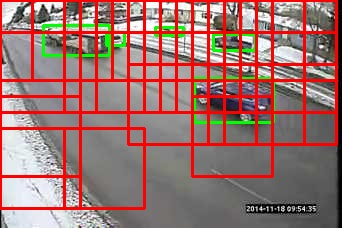
#> input picture svm_localization/00000000_svm.jpg, 342 x 228 px, given as the content of the folder ./MIO-TCD-Localization/train, which was not available
$ jupyter execute --allow-errors Localization_SVM.ipynb   (text cells are left out)
#> lines starting #> are read from the running program, lines starting #| are printed output that depends on the picture
[cell 1]
import cv2
import numpy as np
import matplotlib.pyplot as plt
import os
import csv
import time
import imutils
import csv
from scipy.spatial import distance
#> (the rest of this cell did not finish here and is left out)

#> (a cell that did not finish here is left out)

[cell 3]
# Extract ground truth localization values from gt_train.csv
ground_truth_id = []
ground_truth_class = []
ground_truth_coordinates = []

#> (the rest of this cell did not finish here and is left out)

[cell 4]
# [47 lines left out: function getHogFeatures, not called in this run]

[cell 5]
# [24 lines left out: function calculate_dice_coefficient, not called in this run]

[cell 6]
# extract images from localization MIO-TCD-Localization dataset
def extract_localization_images(path, extracted_images, extracted_value, image_ids):
#> called with path = './MIO-TCD-Localization/train', extracted_value = 500
    extracted_count = 0

    for file in os.listdir(path):
        if (extracted_count < extracted_value):
            img = cv2.cvtColor(cv2.imread(os.path.join(path + "/" + file)), cv2.COLOR_BGR2GRAY)
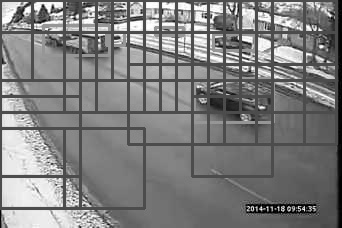
#> img: shape (228, 342); min 0, max 255, mean 126.8
            extracted_images.append(img)
            extracted_count = extracted_count + 1
            image_ids.append(""+file[:-4])
        else:
            break

    return extracted_images


$ run again, on svm_localization/00000014_svm.jpg
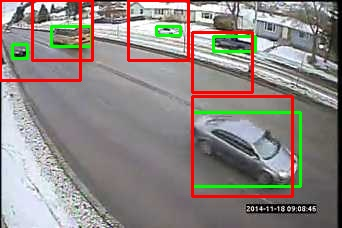
#> input picture svm_localization/00000014_svm.jpg, 342 x 228 px, given as the content of the folder ./MIO-TCD-Localization/train, which was not available
#> in extract_localization_images, `img = cv2.cvtColor(cv2.imread(os.path.join(path + "/" + file)), cv2.CO..`:
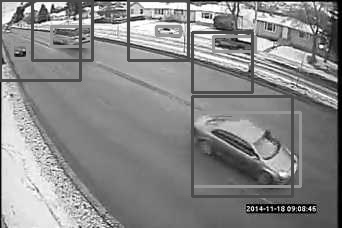
#> img: shape (228, 342); min 0, max 255, mean 135.7

$ run again, on svm_localization/00000021_svm.jpg
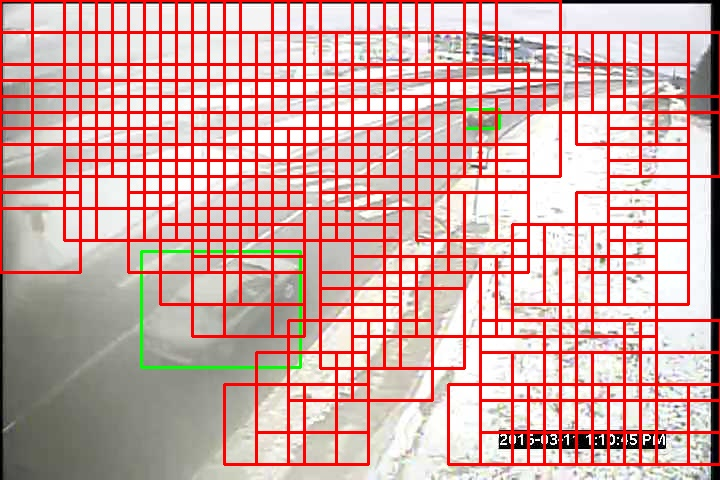
#> input picture svm_localization/00000021_svm.jpg, 720 x 480 px, given as the content of the folder ./MIO-TCD-Localization/train, which was not available
#> in extract_localization_images, `img = cv2.cvtColor(cv2.imread(os.path.join(path + "/" + file)), cv2.CO..`:
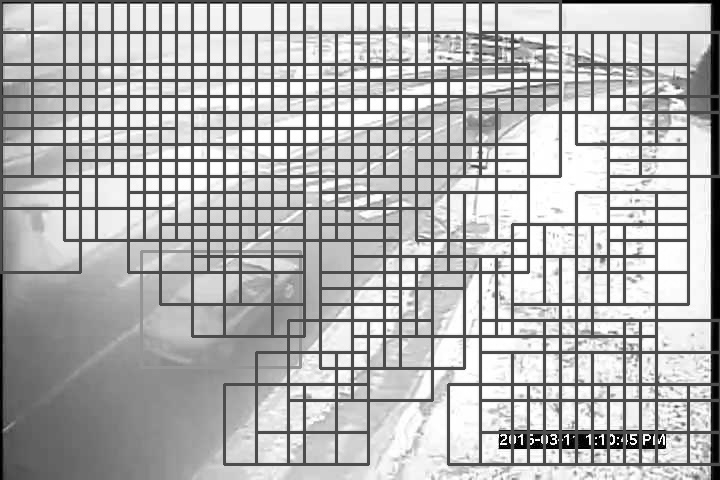
#> img: shape (480, 720); min 0, max 255, mean 176.8

$ run again, on svm_localization/00000027_svm.jpg
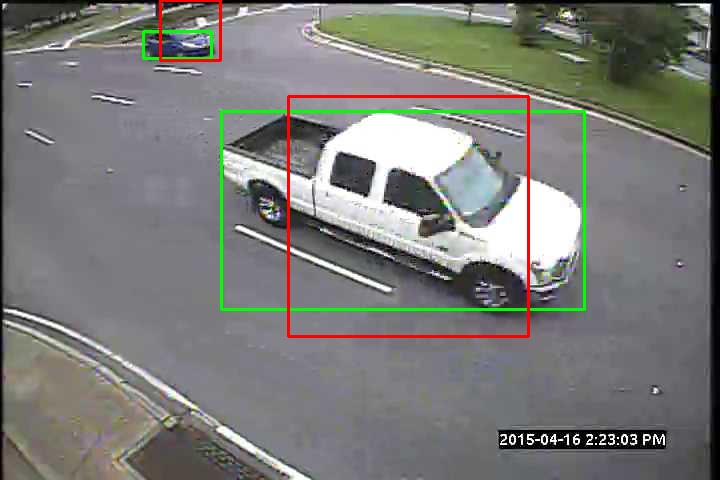
#> input picture svm_localization/00000027_svm.jpg, 720 x 480 px, given as the content of the folder ./MIO-TCD-Localization/train, which was not available
#> in extract_localization_images, `img = cv2.cvtColor(cv2.imread(os.path.join(path + "/" + file)), cv2.CO..`:
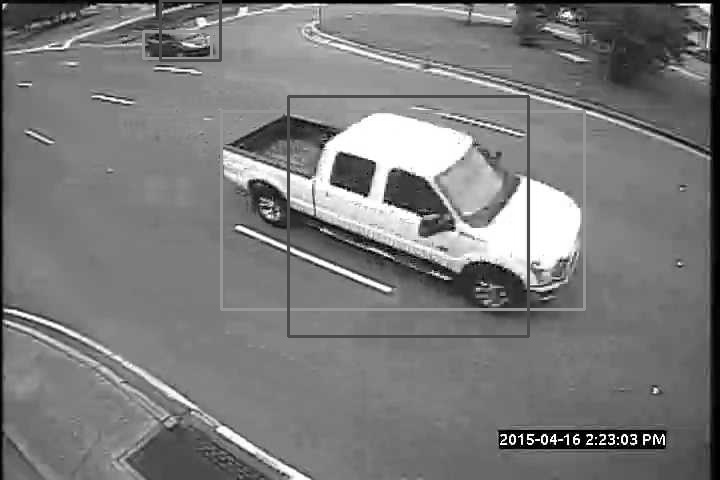
#> img: shape (480, 720); min 0, max 255, mean 122.9
